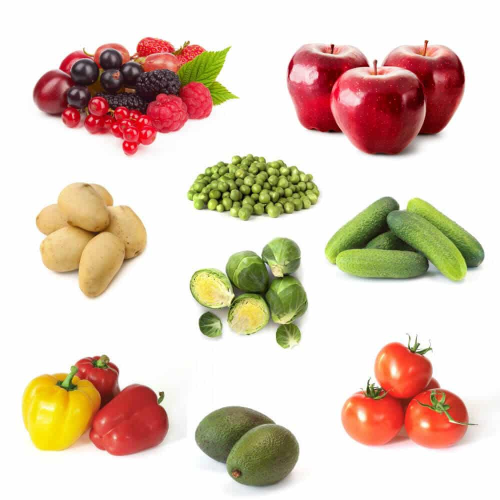
#> input picture computer-vision/test.jpg, 1000 x 1000 px (shown at 1/2 size)
$ jupyter execute 'intro-and-annotations .ipynb'   (shell and % lines are left out)
#> lines starting #> are read from the running program, lines starting #| are printed output that depends on the picture; after the words box and inside, x2 and y2 are one past the last pixel; in counts of white or black regions, pixels touching at a corner belong together
# Computer Vision Basics with openCV

### Import statements

[cell 1]
import cv2
import numpy as np

### Check your openCV version

[cell 2]
cv2.__version__

## Computer Vision Basics

### Load and Image

[cell 3]
# Declare a variable with the path to your image
img_path = "test.jpg"

[cell 4]
# Load the image with openCV
image = cv2.imread(img_path)
#> image is the input picture: shape (1000, 1000, 3); mean B, G, R 188.5, 204.1, 223.2

[Hint](# "You will need to use cv2.imread")

### Check the image type

[cell 5]
# What is the image type? -> type
type(image)

[Hint](# "Just use the python type function")

[cell 6]
# Print the value of the pixels of the image
print(image)
#> (printed output is left out)

[Hint](# "Just use the python print function")

### Show the image using openCV

[cell 7]
# Lets now see the image! dont forget to call destroyAllWindows!
cv2.imshow("Fruits", image)
# Press a key to close the image
cv2.waitKey(0)
cv2.destroyAllWindows()

[Hint](# "You need to use imshow, waitkey and destroyAllWindows")

### Now lets display unsing matplotlib

[cell 8]
# Import matplotlib
import matplotlib.pyplot as plt

[cell 9]
# Choose a pyplot figsize to make images fit nicely into the notebook
plt.figure(figsize=(5,5))

# Now display the image with plt
plt.imshow(image)

### Lets fix the colors

[cell 10]
# Does your image look ok? are the colors the right ones?, if not, lets fix it!
# Remember that openCV will load images using BGR rather than RGB
# Change the image to RGB and diplay it again with plt

rgb_version = cv2.cvtColor(image, cv2.COLOR_BGR2RGB)
plt.imshow(rgb_version)

[Hint](# "use cvtColor")

### What is the shape of the image?

[cell 11]
# Check the image shape
rgb_version.shape
#> Out = (1000, 1000, 3)

### Lets make it grayscale

[cell 12]
import cv2
# Load the the image in grayscale, what are the 2 ways you can do that?
# Conversion method + plt imshow
grayscale_version = cv2.cvtColor(rgb_version, cv2.COLOR_RGB2GRAY)
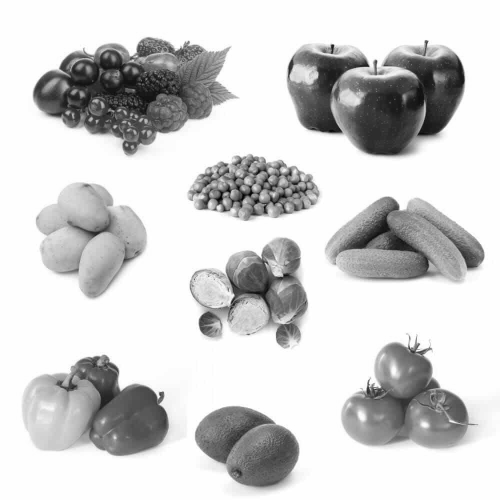
#> grayscale_version: shape (1000, 1000) (shown at 1/2 size); min 0, max 255, mean 208.1
plt.imshow(grayscale_version, cmap="gray")
plt.show()
# Opening method + cv2 imshow
gray_image = cv2.imread(img_path, cv2.IMREAD_GRAYSCALE)
#> gray_image: shape (1000, 1000); min 0, max 255, mean 208.1
cv2.imshow("ee",gray_image)

cv2.waitKey(0)
cv2.destroyAllWindows()

[cell 13]
# Now load an image in color and then transform it to grayscale

### What is the shape now?

[cell 14]
# Check the grayscale shape
# We've removed the colour dimensions
print(gray_image.shape)
#| (1000, 1000)
print(grayscale_version.shape)
#| (1000, 1000)

### How does it look like?

[cell 15]
# Display the grayscale image with matplotlib, how does it look?
# Ugly!
plt.imshow(grayscale_version)

### We need to indicate the colormap

[cell 16]
# Display the grayscale image with matplotlib, make sure to include the colormap so it really is grayscale
plt.imshow(grayscale_version, cmap="gray")

### Cropping an image

[cell 17]
# Lets now crop a Region of Interest of an image, load and image and crop different parts of it
# Cropping can by done by slicing the numpy arrays
# Formula: cropped = img[y:y+h, x:x+w]
# I will crop the apples from my image
cropped = grayscale_version[50:320, 550:950]
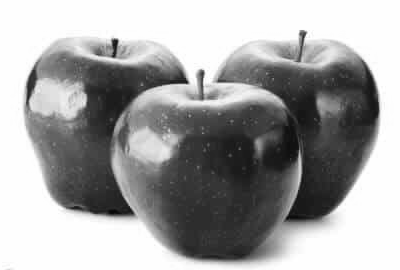
#> cropped: shape (270, 400); min 6, max 255, mean 164
plt.imshow(cropped)

[cell 18]
# Save to disk the cropped areas
cv2.imwrite("cropped_apples.jpg", cropped)
#> Out = True

### To edit an image making a copy of it is always a good idea!

[cell 19]
# Load an image and then make a copy of it
original_image = cv2.imread("cropped_apples.jpg")
#> original_image: shape (270, 400, 3); min 5, max 255, mean 164
image_copy = original_image.copy()
plt.imshow(image_copy)

[Hint](# "use the numpy function ")

## Annotating images

### Rectangles

[cell 20]
# Draw green rectangle on top of a region of interest in your image
doodle = rgb_version.copy()

cv2.rectangle(doodle, (675,650), (950,925), color=(0,255,0), thickness=5)
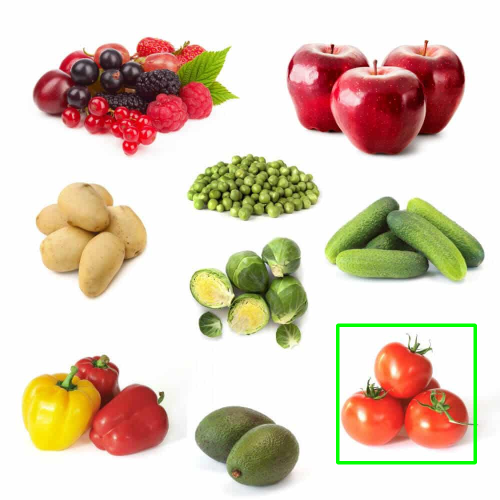
#> doodle: shape (1000, 1000, 3) (shown at 1/2 size); mean R, G, B 221.3, 204.2, 186.5
plt.imshow(doodle)

[Hint](# "You will need to use the cv2 function rectangle(img, pt1, pt2, color, thickness) -> img")

### Adding text to images

[cell 21]
# Make a copy of your image and then write some text on top of the image
doodle_copy = doodle.copy()
cv2.putText(doodle_copy, "TOMATOES", (725,625), cv2.FONT_HERSHEY_TRIPLEX, 1, (255,0,0), 2, lineType=0)
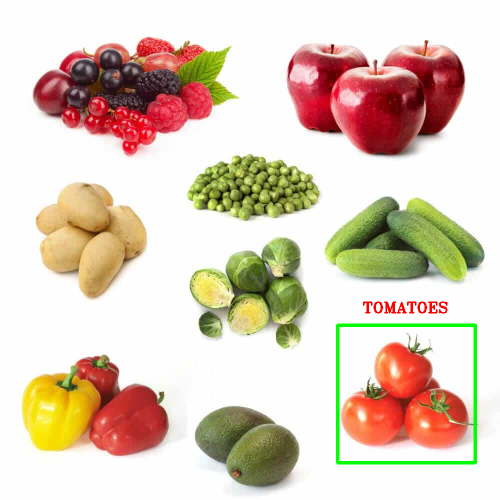
#> doodle_copy: shape (1000, 1000, 3) (shown at 1/2 size); 0.19% of pixels changed, all inside (x1, y1, x2, y2) = (726, 603, 895, 627)
plt.imshow(doodle_copy)
